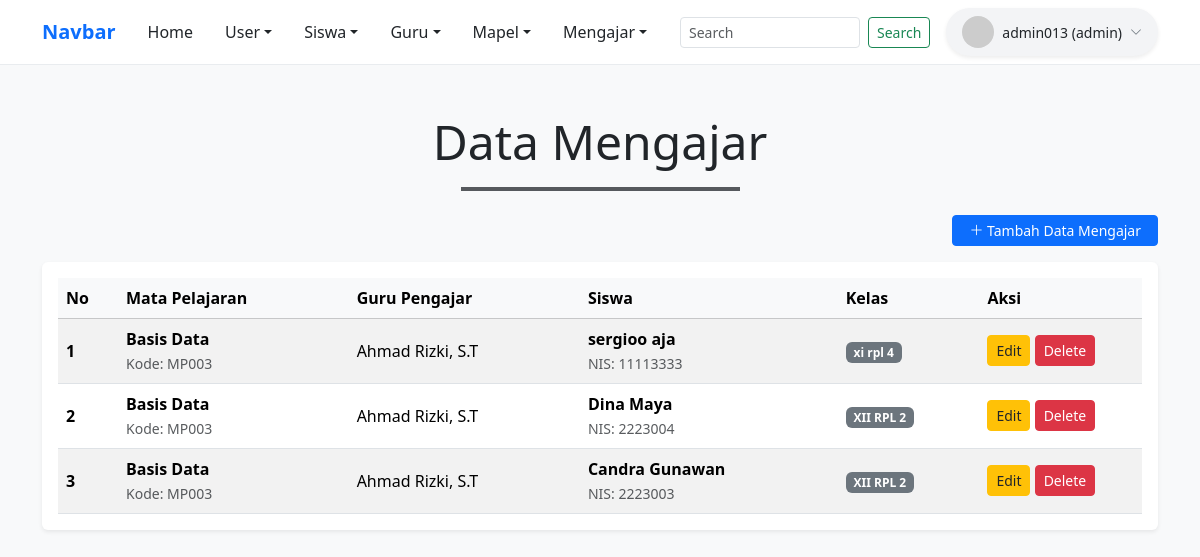
The app's page /mengajar.php (signed in) with its own data.
### tables this page shows
CREATE TABLE `mengajar` (
  `id` int(11) NOT NULL,
  `mapel_id` int(11) NOT NULL,
  `siswa_id` int(11) NOT NULL
);

CREATE TABLE `mapel` (
  `id` int(11) NOT NULL,
  `kode_mapel` varchar(10) NOT NULL,
  `nama_mapel` varchar(100) NOT NULL,
  `guru_id` int(11) DEFAULT NULL
);

CREATE TABLE `guru` (
  `id` int(11) NOT NULL,
  `nip` varchar(20) NOT NULL,
  `nama` varchar(100) NOT NULL,
  `jenis_kelamin` enum('L','P') NOT NULL,
  `user_id` int(11) DEFAULT NULL
);

CREATE TABLE `siswa` (
  `id` int(11) NOT NULL,
  `nis` varchar(10) NOT NULL,
  `nama` varchar(100) NOT NULL,
  `kelas` varchar(10) NOT NULL,
  `jenis_kelamin` enum('L','P') NOT NULL,
  `user_id` int(11) DEFAULT NULL
);

### mengajar.php (the view, shortened to what this page needs)
<?php
require_once ('koneksi.php');
$sql = "SELECT
            mengajar.id AS mengajar_id,
            mapel.kode_mapel,
            mapel.nama_mapel,
            guru.nama AS nama_guru,
            siswa.nis,
            siswa.nama AS nama_siswa,
            siswa.kelas
        FROM mengajar
        INNER JOIN mapel ON mengajar.mapel_id = mapel.id
        LEFT JOIN guru ON mapel.guru_id = guru.id
        INNER JOIN siswa ON mengajar.siswa_id = siswa.id
        ORDER BY mengajar.id DESC";
$query = mysqli_query($koneksi, $sql);
$data = [];
if ($query && mysqli_num_rows($query) > 0) {
    while ($row = mysqli_fetch_assoc($query)) {
        $data[] = $row;
    }
}
?>
<!DOCTYPE html>
<html lang="id">
<head>
    <link href="https://cdn.jsdelivr.net/npm/bootstrap@5.3.3/dist/css/bootstrap.min.css" rel="stylesheet">
    <link rel="stylesheet" href="https://cdn.jsdelivr.net/npm/bootstrap-icons@1.11.3/font/bootstrap-icons.min.css">
</head>
<body>
    <?php require_once ('navbar.php'); ?>
    <div class="container my-5">
        <div class="text-center mb-4">
            <h1 class="fw-normal display-5">Data Mengajar</h1>
            <hr class="w-25 mx-auto border border-dark border-2 opacity-75">
        </div>
        <div class="mb-3 d-flex justify-content-end">
            <a href="tambah_mengajar.php" class="btn btn-primary btn-sm px-3">
                <i class="bi bi-plus-lg"></i> Tambah Data Mengajar
            </a>
        </div>
        <div class="table-responsive bg-white p-3 rounded shadow-sm">
            <table class="table table-striped table-hover align-middle mb-0">
              <thead class="table-light">
                <tr>
                  <th scope="col" style="width: 60px;">No</th>
                  <th scope="col">Mata Pelajaran</th>
                  <th scope="col">Guru Pengajar</th>
                  <th scope="col">Siswa</th>
                  <th scope="col">Kelas</th>
                  <th scope="col" style="width: 15%;">Aksi</th>
                </tr>
              </thead>
              <tbody>
              <?php
              if (!empty($data)) {
                  $no = 1;
                  foreach ($data as $row) {
                ?>
                <tr>
                  <th scope="row"><?php echo $no++; ?></th>
                  <td>
                    <strong><?php echo htmlspecialchars($row['nama_mapel']); ?></strong>
                    <br><small class="text-muted">Kode: <?php echo htmlspecialchars($row['kode_mapel']); ?></small>
                  </td>
                  <td>
                    <?php echo htmlspecialchars($row['nama_guru'] ?? 'Belum ada guru'); ?>
                  </td>
                  <td>
                    <strong><?php echo htmlspecialchars($row['nama_siswa']); ?></strong>
                    <br><small class="text-muted">NIS: <?php echo htmlspecialchars($row['nis']); ?></small>
                  </td>
                  <td>
                    <span class="badge bg-secondary">
                        <?php echo htmlspecialchars($row['kelas']); ?>
                    </span>
                  </td>
                  <td>
                    <a href="edit_mengajar.php?id=<?= $row['mengajar_id']; ?>" class="btn btn-warning btn-sm text-dark px-2">Edit</a>
                    <a href="delete_mengajar.php?id=<?php echo $row['mengajar_id']; ?>" class="btn btn-danger btn-sm px-2" onclick="return confirm('Apakah Anda yakin ingin menghapus data ini?')">Delete</a>
                  </td>
                </tr>
              <?php
                  }
              } else {
                  echo "<tr><td colspan='6' class='text-center py-4 text-muted'>Tidak ada data mengajar.</td></tr>";
              }
              ?>
              </tbody>
            </table>
        </div>
    </div>
</body>
</html>

### mengajar.php (style rules this page uses)
body { background-color: #f8f9fa; }

### records on screen
mengajar: mapel.nama_mapel "Basis Data", mapel.kode_mapel "MP003", guru.nama "Ahmad Rizki, S.T", siswa.nama "sergioo aja", siswa.nis "11113333", siswa.kelas "xi rpl 4"
mengajar: mapel.nama_mapel "Basis Data", mapel.kode_mapel "MP003", guru.nama "Ahmad Rizki, S.T", siswa.nama "Dina Maya", siswa.nis "2223004", siswa.kelas "XII RPL 2"
mengajar: mapel.nama_mapel "Basis Data", mapel.kode_mapel "MP003", guru.nama "Ahmad Rizki, S.T", siswa.nama "Candra Gunawan", siswa.nis "2223003", siswa.kelas "XII RPL 2"

### other values on screen
$nama_user "admin013"
$role_user ?: 'siswa' "admin"
